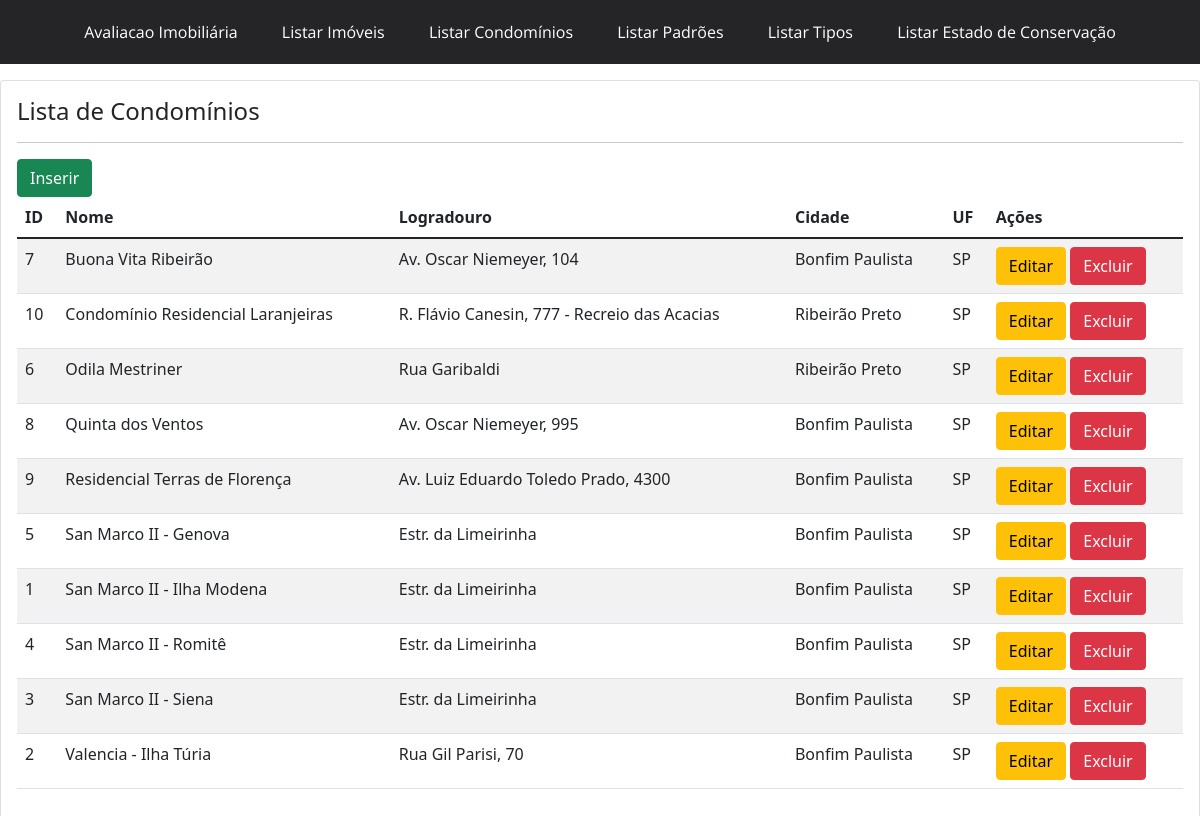
Before: /condominio/ with the older database file.
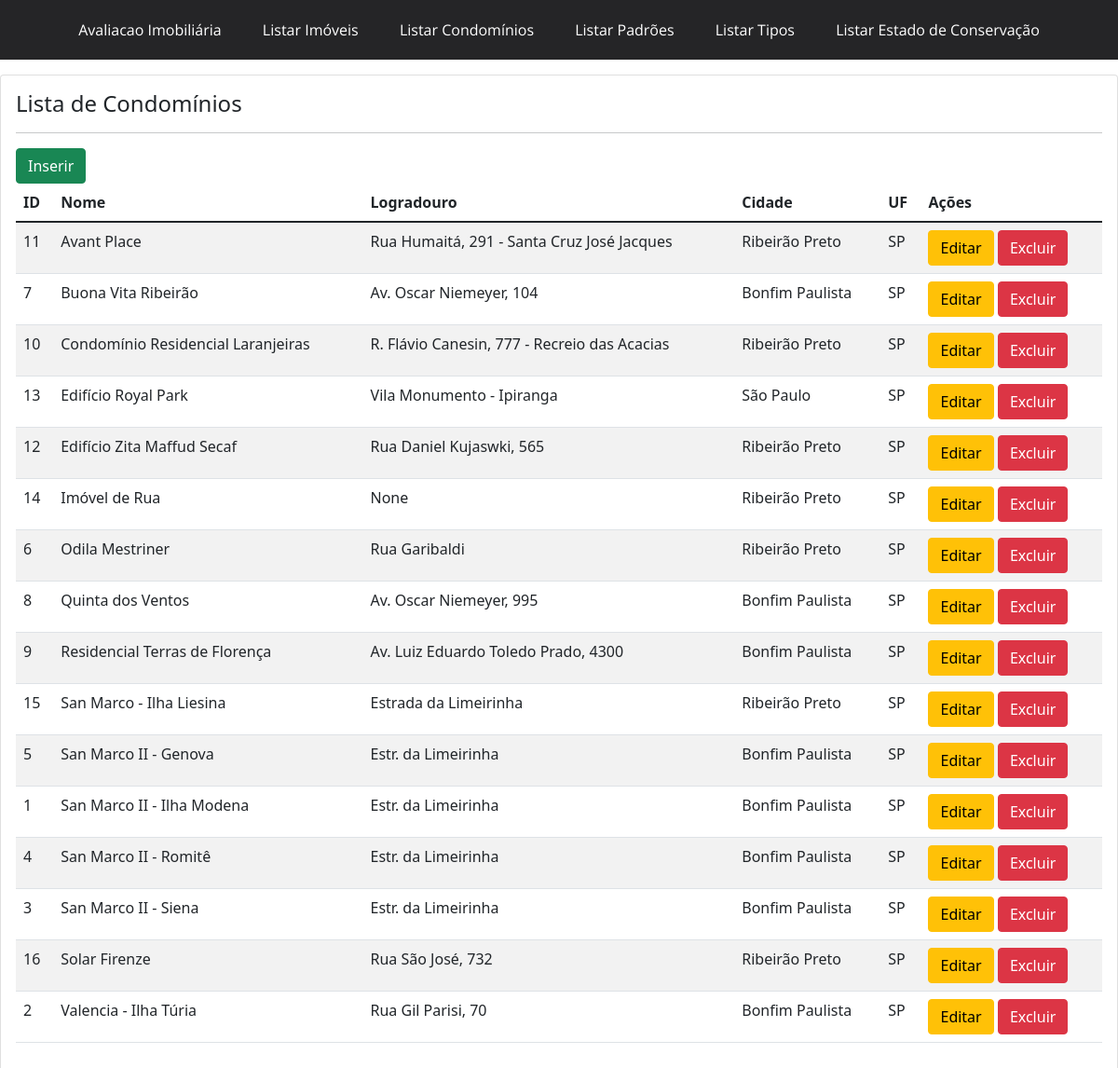
After: the same page with the newer database file.
### portal/models.py (models this page shows, shortened)
class Nomecondominio(models.Model):
    nome = models.CharField(max_length=300)
    endereco = models.CharField(max_length=300, blank=True, null=True)
    cidade = models.CharField(max_length=100, blank=True, null=True)
    uf = models.CharField(db_column='UF', max_length=2, blank=True, null=True)  # Field name made lowercase.
    class Meta:
       ordering = ['nome']

### portal/views.py (the view)
# urls.py: path('condominio/', views.condominio, name='condominio'),
def condominio (request):
    condominio = Nomecondominio.objects.all()
    context = {
        'condominio': condominio
    }
    return render(request, 'portal/condominio.html', context)

### portal/templates/portal/condominio.html
{% extends 'base.html' %}
{% block content %}
<div class = "card">
<div class="card-body">
 <h4> Lista de Condomínios </h4>
 <hr>
<a class="btn btn-success" href="{% url 'cond_add' %}"> Inserir </a>
  <table class = "table table-striped">
      <thead>
        <tr>
            <th>ID</th>
            <th>Nome</th>
            <th>Logradouro</th>
            <th>Cidade</th>
            <th>UF</th>
            <th>Ações</th>
        </tr>
      </thead>
      <tbody>
         {%  for condominio in condominio %}
         <tr>
             <td>{{ condominio.id  }} </td>
             <td>{{ condominio.nome }}</td>
             <td>{{ condominio.endereco }}</td>
             <td>{{ condominio.cidade }}</td>
             <td>{{ condominio.uf }}</td>
             <td><a class ="btn btn-warning" href="{% url 'cond_edit' condominio.id %}" >Editar</a>
                 <a class ="btn btn-danger" href="{% url 'cond_delete' condominio.id %}" onclick="return confirm ('Tem certeza que deseja excluir este imóvel?')">Excluir</a>
             </td>
         </tr>
         {% endfor %}
      </tbody>
  </table>
</div>
</div>
{% endblock %}

### portal/templates/base.html (shortened to what this page needs)
{% load static %}
<!DOCTYPE html>
<html lang="pt-br">
<head>
    <link rel="stylesheet" type="text/css" href="{%  static 'css/styles.css' %}">
    <link href="https://cdn.jsdelivr.net/npm/bootstrap@5.1.3/dist/css/bootstrap.min.css" rel="stylesheet">
</head>
<body>
<nav id="menu-h">
<ul>
    <li><a href="{% url 'home' %}">Avaliacao Imobiliária</a></li>
    <li><a href="{% url 'imoveis' %}">Listar Imóveis</a></li>
    <li><a href="{% url 'condominio' %}">Listar Condomínios</a></li>
    <li><a href="{% url 'padrao' %}">Listar Padrões</a></li>
    <li><a href="{% url 'tipo' %}">Listar Tipos</a></li>
    <li><a href="{% url 'estadoConservacao' %}">Listar Estado de Conservação</a></li>
</ul>
</nav>
{% block content %}
{% endblock %}
</body>
</html>

### static/css/styles.css (style rules this page uses)
#menu-h { margin: 0 auto; text-align: center; box-sizing: border-box; font-family: 'Open Sans', sans-serif; background-color: rgb(37, 37, 39); }
#menu-h ul { list-style: none; padding: 0; }
#menu-h ul li { display: inline; }
#menu-h ul li a { color: #FFF; padding: 20px; display: inline-block; text-decoration: none; transition: background .4s; }

Changed rows visible on the page:
added Nomecondominio: id "11", nome "Avant Place", endereco "Rua Humaitá, 291 - Santa Cruz José Jacques", cidade "Ribeirão Preto", uf "SP"
added Nomecondominio: id "13", nome "Edifício Royal Park", endereco "Vila Monumento - Ipiranga", cidade "São Paulo", uf "SP"
added Nomecondominio: id "12", nome "Edifício Zita Maffud Secaf", endereco "Rua Daniel Kujaswki, 565", cidade "Ribeirão Preto", uf "SP"
added Nomecondominio: id "14", nome "Imóvel de Rua", endereco "None", cidade "Ribeirão Preto", uf "SP"
added Nomecondominio: id "15", nome "San Marco - Ilha Liesina", endereco "Estrada da Limeirinha", cidade "Ribeirão Preto", uf "SP"
added Nomecondominio: id "16", nome "Solar Firenze", endereco "Rua São José, 732", cidade "Ribeirão Preto", uf "SP"
